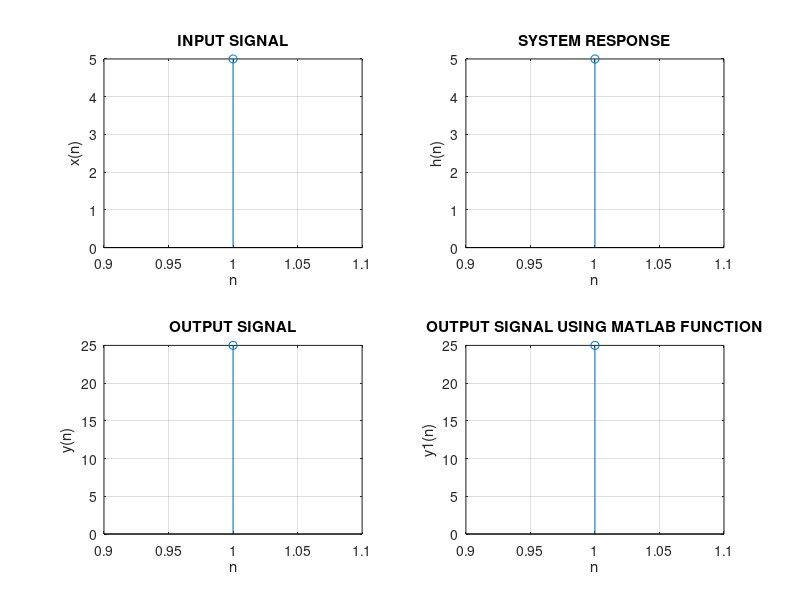

Write the MATLAB code that produced this figure.
clc; close all; clear all;
x=input('Supply the input signal: ');
h=input('Supply the System response: ');
L=length(x);
M=length(h);
x1=[zeros(1,M-1),x,zeros(1,M-1)];
conv_matrix=[];

for i=1: L+M-1
    seq=x1(1,i:i+M-1);
    seq1=fliplr(seq);
    conv_matrix=[conv_matrix;seq1];
end

y=conv_matrix*h'
y1=conv(x,h)

subplot(221)
stem(x)
xlabel('n'); ylabel('x(n)');
grid on
title('INPUT SIGNAL');

subplot(223)
stem(y)
xlabel('n'); ylabel('y(n)');
grid on
title('OUTPUT SIGNAL');

subplot(222)
stem(h)
xlabel('n'); ylabel('h(n)');
grid on
title('SYSTEM RESPONSE');

subplot(224)
stem(y1)
xlabel('n'); ylabel('y1(n)');
grid on
title('OUTPUT SIGNAL USING MATLAB FUNCTION');